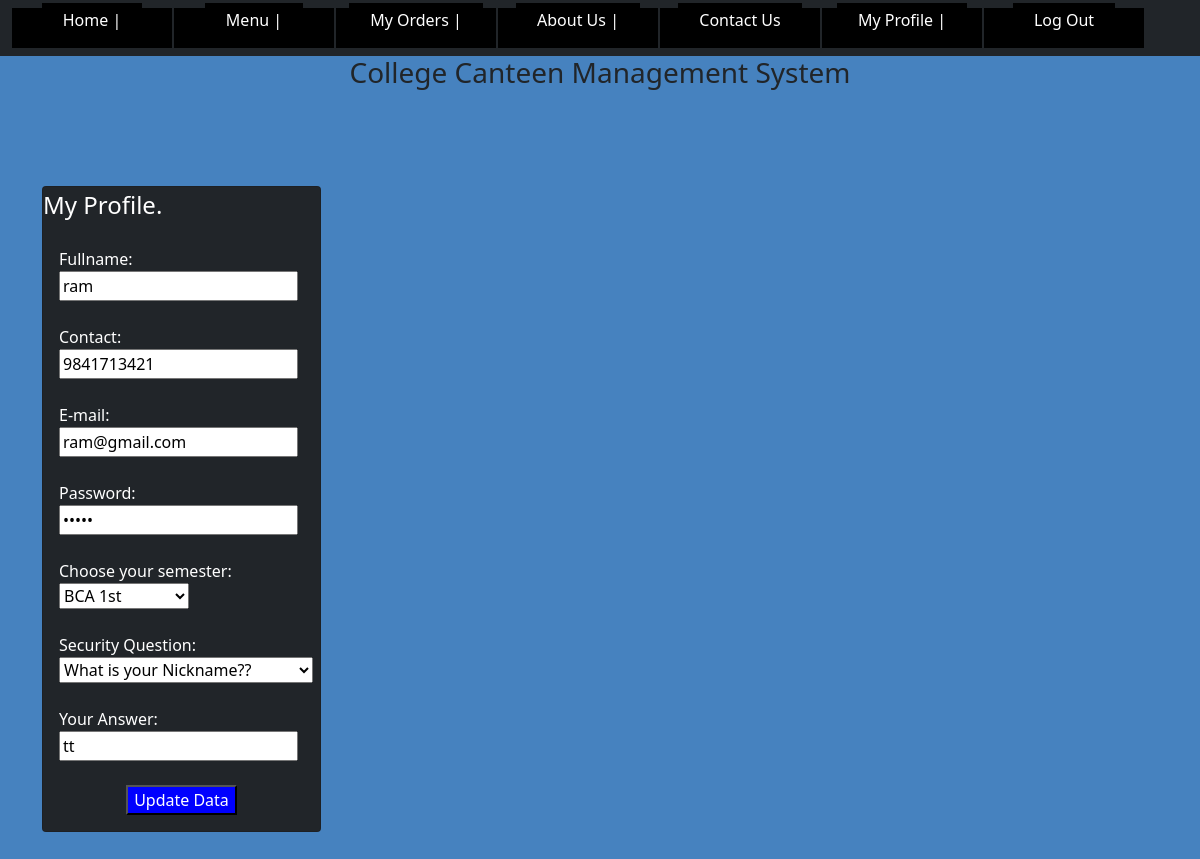
Screenshot of /studentprofile.php (signed in) with the database file from the repository.
### tables this page shows
CREATE TABLE `students` (
  `id` int(11) NOT NULL,
  `Name` varchar(50) NOT NULL,
  `Contact` varchar(10) NOT NULL,
  `Email` varchar(50) NOT NULL,
  `Password` varchar(50) NOT NULL,
  `Semester` varchar(50) NOT NULL,
  `Question` varchar(50) NOT NULL,
  `Ans` varchar(50) NOT NULL
);

### studentprofile.php (the view, shortened to what this page needs)
<?php
include('include/header.php');
?>
<!DOCTYPE html>
<html lang="en">
<head>
</head>
<body>
<div class="container py-5">
    <div class="row mt-4">
    <?php
    include('db/connection.php');
    $id=$_SESSION['loginuser'];
    $q = "SELECT * FROM students WHERE id='$id' " ;
    $result = $conn->query($q);
    if($result-> num_rows > 0){
        while($row=$result->fetch_assoc())
        {
            ?>
            <div class="mydiv">
            <div class="col-md-3 mt-3" >
                <div class="card bg-dark text-white">
                    <fieldset border="1px solid white " >
                        <legend>My Profile.</legend>
                    <form action="process/profilestudent.php" Method="POST">
                    <div class="card-body">
                    Fullname:<input type="text" name="Fullname"  id="name" value="<?php echo $row['Name']; ?>" required><br><br>
    Contact:<input type="integer" name="Contact" id="number" value="<?php echo $row['Contact']; ?>" required><br><br>
    E-mail:<input type="E-mail" name="Email"  id="name" value="<?php echo $row['Email']; ?>" required><br><br>
    Password:<input type=password name='password' value="<?php echo $row['Password']; ?>" required><br><br>
<label for ="Subjects">Choose your semester:</label>
	<select name="semester">
	       	<optgroup label="BCA" >
	       		<option value="BCA 1st">BCA 1st</option>
	       	 </optgroup>
	       	</select>
	       	<br><br>
	       	Security Question:<select name="Security" value="<?php echo $row['Question']; ?>">
	       		<option> What is your Nickname??  </option>
	       	</select> <br><br>
	       Your Answer: <input type="text" name="ans" value="<?php echo $row['Ans']; ?>" required> <br><br>
           <input type="submit" value="Update Data" class="but">
                    </div>
                    </form>
        </fieldset>
                </div>
            </div>
            <?php
        }
    }else{
        echo "No data found";
    }
    ?>
    </div>
</div>
</div>
</body>
</html>

### studentprofile.php (style rules this page uses)
body { background: #4682BF; }
.but { background:blue; color:white; display: block; margin-left: auto; margin-right: auto; }
.mydiv { left:40%; }

### rows the page displays
students: Fullname "ram", Contact "9841713421", Email "ram@gmail.com", Security "What is your Nickname??", ans "tt"
